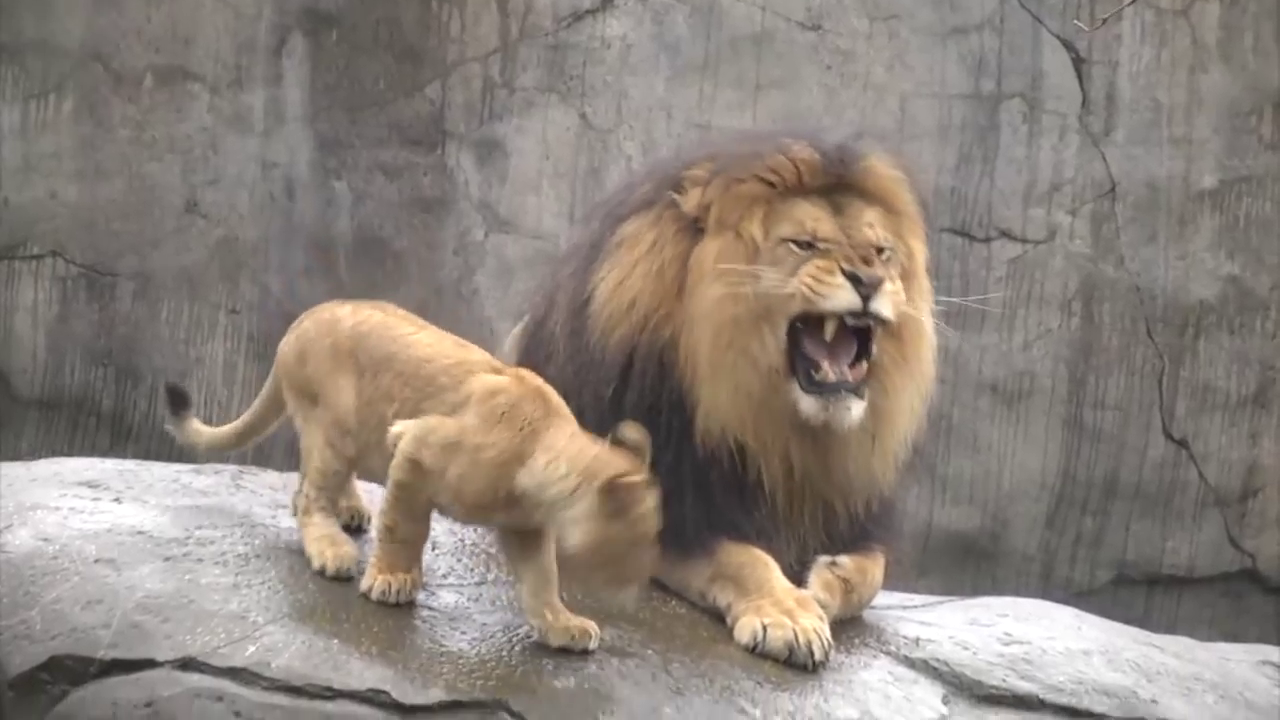
#> input picture frame 15 of video/original_lions_video.mp4, 1280 x 720 px
$ python main_by_match_keyFrame.py
#> lines starting #> are read from the running program, lines starting #| are printed output that depends on the picture
### particle.py
'''particle module'''

class particle(object):
    '''particle object'''
    def __init__(self, prev, nex, vector, bearing, threshold, direction):
        self.prev = prev
        self.nex = nex
        self.vector = vector
        self.bearing = bearing
        self.threshold = threshold
        self.direction = direction
        self.death = False
        self.birth = False

### particleList.py
import particle


class particleList:
    '''double linked list'''
    def __init__(self):
        self.start_node = None
        self.size = 0

    def insert2Last(self, p):
        '''insert particle at last of list'''
        if self.start_node is None:
            self.start_node = p
            self.size += 1
            return
        temp = self.start_node
        while temp.nex is not None:
            temp = temp.nex
        temp.nex = p
        p.prev = temp
        self.size += 1

    def insert_after(self, orig, newP):
        '''insert after a particle'''
        if self.start_node is None:
            print("list is empty")
            return
        else:
            temp = self.start_node
            while temp is not None:
                if temp is orig:
                    break
                temp = temp.nex
            if temp is None:
                print("item not in the list")
            else:
                if temp.nex is not None:
                    temp.nex.prev = newP
                    newP.nex = temp.nex
                temp.nex = newP
                newP.prev = temp
                self.size += 1

    def delete(self, p):
        '''delete a particle from the list'''
        if self.start_node is None:
            print("The list has no element to delete")
            return

        if self.start_node.nex is None:
            if self.start_node is p:
                self.start_node = None
                self.size -= 1
            else:
                print("didn't find")
            return

        if self.start_node is p:
            self.start_node = self.start_node.nex
            self.start_node.prev = None
            self.size -= 1
            return

        temp = self.start_node
        while temp.nex is not None:
            if temp == p:
               break
            temp = temp.nex
        if temp.nex is not None:
            temp.prev.nex = temp.nex
            temp.nex.prev = temp.prev
            self.size -= 1
        else:
            if temp == p:
                temp.prev.nex = None
                self.size -= 1
            else:
                print("didn't find")
                return


### algbp.py
import particle
import particleList
import alg
import tkinter
import cv2
import numpy as np
import random
import time

# global variable
time_unit = 0
bearing_flag = True
outputIntensity = 5


def drawline(p1, p2, input, output):
    '''output trace of particles'''
    if p1[1] < input.shape[1] and p2[1] < input.shape[1]:
        if input[int(p1[0])][int(p1[1])] != 255 and input[int(p1[0])][int(p1[1])] != 255:
            cv2.line(output, (int(p1[1]),int(p1[0])), (int(p2[1]),int(p2[0])), (0,0,0), 1)


def newBearing(p, alpha, particle_list):
    '''smooth change bearing'''
    random_rate = 0.05
    global new_random
    global time_unit
    new_random = 0
    global bearing_flag
    if time_unit%10 == 0:
        if bearing_flag is False:
            new_random = random.random()

            bearing_flag = True

        elif bearing_flag is True:
            new_random = -random.random()

            bearing_flag = False

    new_random = new_random*7
    #make the random smoothly

    par = particle_list.start_node
    count = 0
    bearing_sum = 0
    while par is not None:
        bearing_sum += par.bearing
        count += 1
        par = par.nex

    bearing_average = bearing_sum/count
    if p.prev is None and p.nex is None:
        dis_prev = 1
        dis_nex = 1
    elif p.prev is None:
        dis_prev = alg.particle_space(p)
        dis_nex = alg.particle_space(p)
    else:
        dis_prev = alg.particle_space(p.prev)
        dis_nex = alg.particle_space(p)

    # keep distance
    if dis_nex == dis_prev:
        theta = None
        bearing_sig = 0
    elif  dis_nex < dis_prev:
        theta = (np.pi)-(np.pi/2)*(dis_nex/dis_prev)
        bearing_sig = -1/(1+theta*theta)
    else:
        theta = (np.pi/2)*(dis_nex/dis_prev)-(np.pi)
        bearing_sig = 1/(1+theta*theta)

    # let p smoothly close to previous particle
    if p.death is True:
        theta = (np.pi)-(np.pi/2)*(dis_nex/dis_prev)
        bearing_sig = -1/(1+theta*theta)

    bearing_new = (1-alpha)*p.bearing + alpha*(bearing_average + bearing_sig)/2

    if new_random != 0:
        # new bearing with random
        return bearing_new*(1-random_rate) + random_rate*new_random
    return bearing_new


def set_threshold(image, edge, particle_list, image_mean):

    # set new threshold for particles
    p = particle_list.start_node
    while p is not None:

        threshold_para = image[int(p.vector[0]), int(p.vector[1])]-image_mean

        p.threshold = outputIntensity + (threshold_para/255)*outputIntensity

        # minimize edge threshold
        if edge[int(p.vector[0]), int(p.vector[1])] == 255:
            p.threshold = 2

        p = p.nex


def update_BP(p, particle_list, input, output):

    '''update bearing and postion'''
    drawline(p.vector, (p.vector[0] + np.sin(p.bearing), p.vector[1] + np.cos(p.bearing)), input, output)
    p.vector = (p.vector[0] + np.sin(p.bearing), p.vector[1] + np.cos(p.bearing))

    p.bearing = newBearing(p, 0.1, particle_list)


def update(particle_list, image, edge, tb):

    '''main update for image processing'''
    canvas_height = image.shape[0]
    canvas_width = image.shape[1]
    image_mean = image.mean()
    output = np.empty(shape=(image.shape[0], image.shape[1]))
    output.fill(255)
    while True:
        p = particle_list.start_node
        particle_list.start_node.vector = 1, particle_list.start_node.vector[1]
        while p is not None:
            # out of bound
            if p.vector[0] >= canvas_height-1 or p.vector[1] >= canvas_width-1 or p.vector[0] < 0 or p.vector[1] < 0:
                particle_list.delete(p)
                if particle_list.start_node is None:
                    return output
            if p.nex is None:
                p.vector = canvas_height-1, p.vector[1]
            update_BP(p, particle_list, image, output)
            '''set all particles in one line'''

            if p.nex != None:
                if p.vector[1] > p.nex.vector[1]:
                    p = p.nex
            else:
                p = p.nex

        set_threshold(image, edge, particle_list, image_mean)

        # simulation
        alg.simulation(particle_list, tb/4)

        if particle_list.start_node is None:
            return output
        global time_unit
        time_unit += 1
        print(time_unit)

### alg.py
'''main algorithms'''
import cv2
import random
import numpy as np
import particle
import particleList

timestep = 0 #timestep need change later

def simulation(particle_list, beta):
    '''main simulation algorithm'''

    '''update next movement of patricles'''
    count = 0
    p = particle_list.start_node
    while p is not None:
        '''update spacing threshold'''

        space = particle_space(p)

        if p.threshold > space:
            p.threshold -= beta
        elif p.threshold < space:
            p.threshold += beta
        if p.nex is not None:
            threshold_base = (p.threshold + p.nex.threshold)/2
        elif p.prev is not None:
            threshold_base = (p.threshold + p.prev.threshold)/2
        else:
            threshold_base = p.threshold
        threshold_birth = threshold_base*1.5
        threshold_death = threshold_base*0.5
        count += 1

        if space >= threshold_death and p.birth == True:
            p.birth = False

        if space > threshold_birth:
            '''birth new particle'''
            if p.nex is not None:
                birthFromCur(particle_list, p)
                p = p.nex

        elif space < threshold_death and p.birth == False:
            '''kill p.next'''
            if p.nex is not None:
                killNext(particle_list, p)
        p = p.nex
    # clean touched particles
    coll_detect(particle_list)


def particle_space(p):
    '''space between a particle and next one'''

    if p.nex is not None:
        return abs(p.nex.vector[0] - p.vector[0])

    elif p.prev is not None:
        return abs(p.vector[0] - p.prev.vector[0])

    else:
        return 1


def killNext(particle_list, p):
    #kill next particle in the list
    if p.nex is None:
        return
    p.nex.death = True


def birthFromCur(particle_list, p):
    # birth new particle
    newBirth = particle.particle(prev=None, nex=None, vector=(((p.vector[0]+1)), p.vector[1]), bearing=0, threshold=p.threshold, direction=0)
    newBirth.birth = True
    if p.nex is not None:
        particle_list.insert_after(p, newBirth)
    else:
        particle_list.insert_after(p, newBirth)


def coll_detect(plist):
    '''delete all other particle at same location'''

    temp = plist.start_node
    while temp is not None:
        if temp.nex is None:
            return
        if temp.nex.vector[0] <= temp.vector[0]+1 and temp.nex.birth == False:
            plist.delete(temp.nex)

        temp = temp.nex


# [9 lines left out: function countSize, not called in this run]

### main_by_match_keyFrame.py
import numpy as np
import cv2
import time
import algbp
import particle
import particleList

def processFrame(img, outputIntensity):

    #img = cv2.imread('test1.jpg', 0)

    canvas_height = img.shape[0]
    canvas_width = img.shape[1]
    cannyX = cv2.Canny(img, 30, 150)
    image_mean = img.mean()


    xList = particleList.particleList()
    x = img.shape[0]

    threshold_base = outputIntensity
    bearing = 0

    for i in range(0, x, threshold_base):
        curP = particle.particle(prev=None, nex=None, vector=(i, 0), bearing=0, threshold=threshold_base, direction=0)
        xList.insert2Last(curP)

    proceedFrameX = algbp.update(xList, img, cannyX, threshold_base)

    '''**************************************************second layer'''
    #print("foreground layer!")
    inputX = img
    _, inputX = cv2.threshold(inputX, 0, 255, cv2.THRESH_BINARY + cv2.THRESH_OTSU)
    inputY = np.rot90(inputX, 1)
    yList = particleList.particleList()

    inputY = np.uint8(inputY)
    cannyY = cv2.Canny(inputY, 30, 150)
    y = inputY.shape[0]
    for i in range(0, y, threshold_base):
        curP = particle.particle(prev=None, nex=None, vector=(i, 0), bearing=0, threshold=threshold_base, direction=0)
        yList.insert2Last(curP)

    proceedFrameY = algbp.update(yList, inputY, cannyY, threshold_base)
    rotationY = np.rot90(proceedFrameY, 3)

    for y in range(0, rotationY.shape[0]):
        for x in range(0, rotationY.shape[1]):
            # threshold the pixel
            if proceedFrameX[y, x] != 255:
                rotationY[y, x] = 0
    return rotationY


outputIntensity = algbp.outputIntensity
time_start = time.time()

cap = cv2.VideoCapture('video/original_lions_video.mp4')
ret1, frame1 = cap.read()
#> frame1 is the input picture: shape (720, 1280, 3); mean B, G, R 123.7, 131.6, 141
prvs = cv2.GaussianBlur(cv2.cvtColor(frame1, cv2.COLOR_BGR2GRAY),(5,5),0)
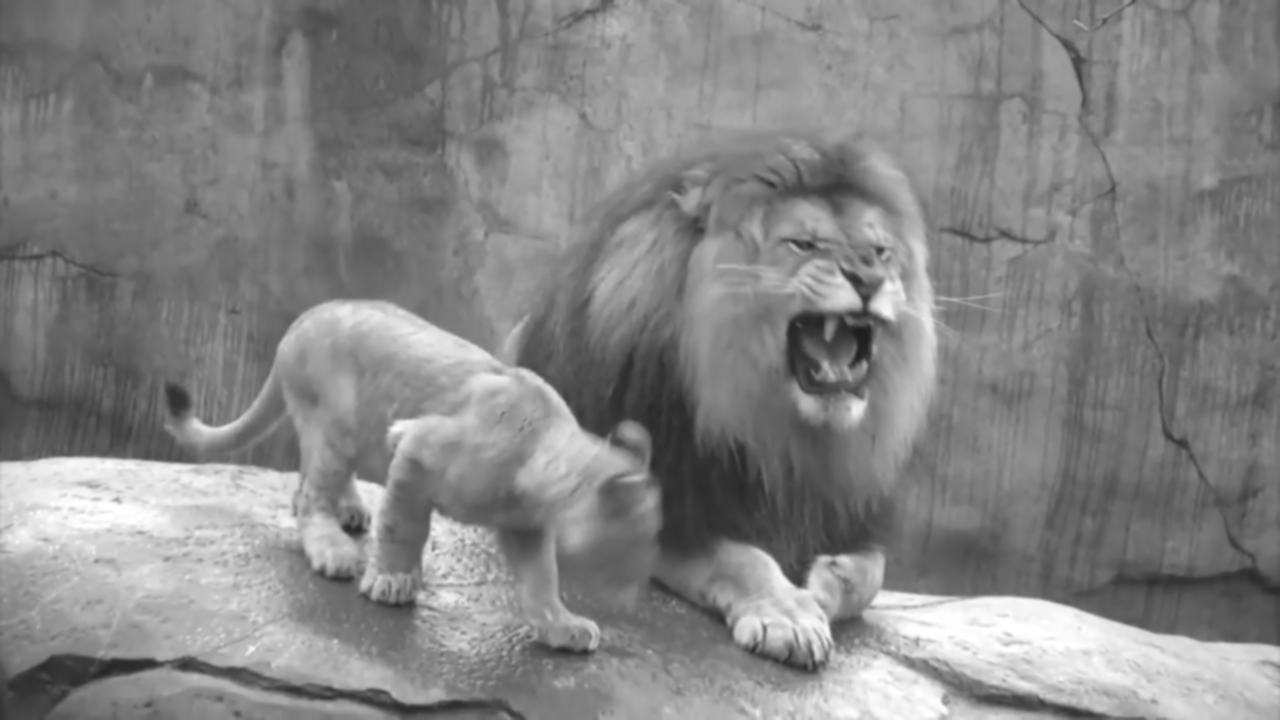
#> prvs: shape (720, 1280); min 30, max 255, mean 133.5
baseOutput = processFrame(prvs, outputIntensity)
#> in processFrame, `cannyX = cv2.Canny(img, 30, 150)`:
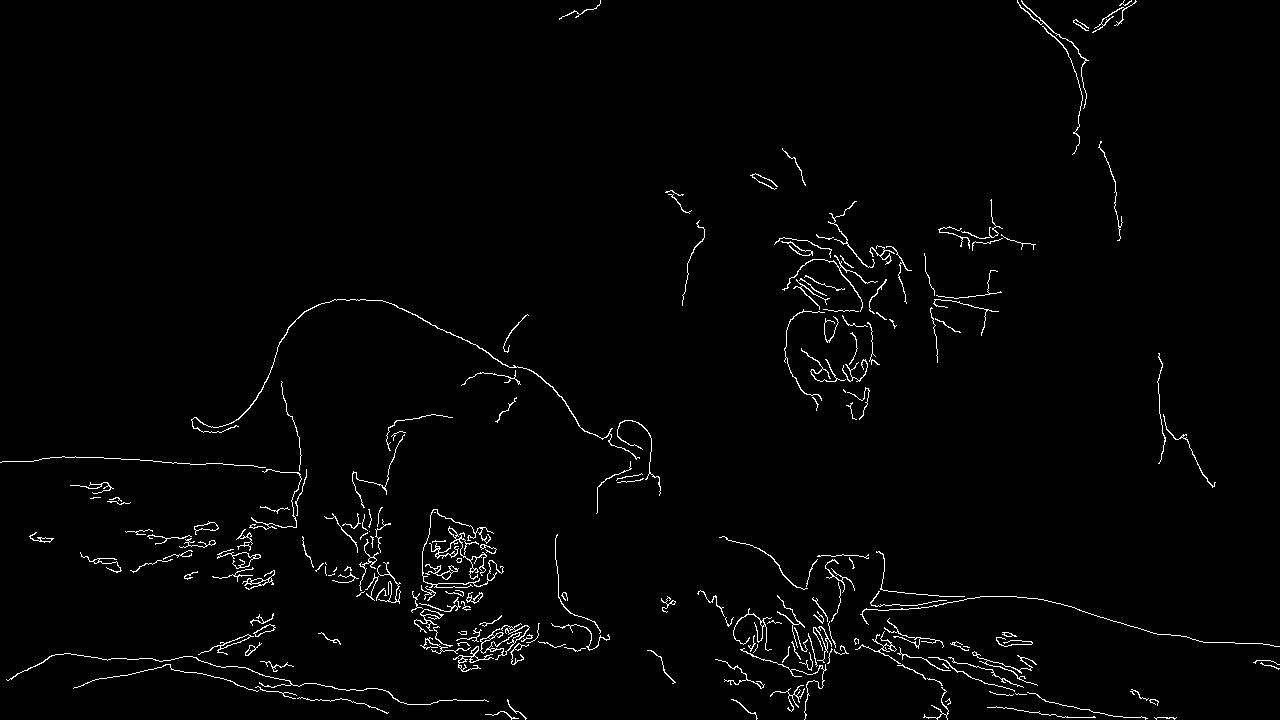
#> cannyX: shape (720, 1280); 1.8% white in thin lines or dots
#> in processFrame, `image_mean = img.mean()`: image_mean = 133.5
#> in update, `output.fill(255)`: output: shape (720, 1280) float64; every value is 255
#> (the run stopped early here; a loop or call above may not have finished)
